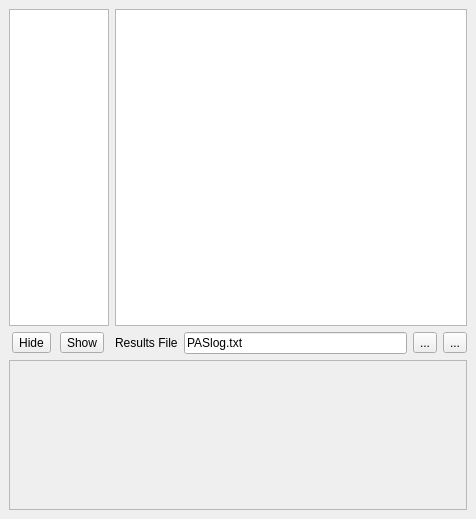
      <widget class="QWidget" name="ResultsTab" >
       <property name="geometry" >
        <rect>
         <x>0</x>
         <y>0</y>
         <width>476</width>
         <height>519</height>
        </rect>
       </property>
       <attribute name="title" >
        <string>Results</string>
       </attribute>
       <layout class="QGridLayout" >
        <property name="margin" >
         <number>9</number>
        </property>
        <property name="spacing" >
         <number>6</number>
        </property>
        <item row="1" column="0" >
         <layout class="QHBoxLayout" >
          <property name="spacing" >
           <number>6</number>
          </property>
          <property name="margin" >
           <number>0</number>
          </property>
          <item>
           <widget class="QToolButton" name="hideResultsBT" >
            <property name="text" >
             <string>Hide</string>
            </property>
           </widget>
          </item>
          <item>
           <widget class="QToolButton" name="showResultsBT" >
            <property name="text" >
             <string>Show</string>
            </property>
           </widget>
          </item>
         </layout>
        </item>
        <item row="0" column="0" >
         <widget class="QListWidget" name="resultsColumnsListWidget" >
          <property name="sizePolicy" >
           <sizepolicy vsizetype="Expanding" hsizetype="Preferred" >
            <horstretch>0</horstretch>
            <verstretch>0</verstretch>
           </sizepolicy>
          </property>
          <property name="maximumSize" >
           <size>
            <width>100</width>
            <height>16777215</height>
           </size>
          </property>
          <property name="toolTip" >
           <string>&lt;html>&lt;head>&lt;meta name="qrichtext" content="1" />&lt;style type="text/css">
p, li { white-space: pre-wrap; }
&lt;/style>&lt;/head>&lt;body style=" font-family:'MS Shell Dlg 2'; font-size:8.25pt; font-weight:400; font-style:normal; text-decoration:none;">
&lt;p style=" margin-top:0px; margin-bottom:0px; margin-left:0px; margin-right:0px; -qt-block-indent:0; text-indent:0px; font-size:8pt;">You can hide/show columns in the results table&lt;/p>
&lt;p style=" margin-top:0px; margin-bottom:0px; margin-left:0px; margin-right:0px; -qt-block-indent:0; text-indent:0px; font-size:8pt;"> (on the right) by selecting them in this list and&lt;/p>
&lt;p style=" margin-top:0px; margin-bottom:0px; margin-left:0px; margin-right:0px; -qt-block-indent:0; text-indent:0px; font-size:8pt;"> using the Hide/Show buttoms below.&lt;/p>&lt;/body>&lt;/html></string>
          </property>
          <property name="selectionMode" >
           <enum>QAbstractItemView::ExtendedSelection</enum>
          </property>
         </widget>
        </item>
        <item row="0" column="1" >
         <widget class="QTableWidget" name="resultsTable" >
          <property name="contextMenuPolicy" >
           <enum>Qt::ActionsContextMenu</enum>
          </property>
         </widget>
        </item>
        <item row="1" column="1" >
         <layout class="QHBoxLayout" >
          <property name="spacing" >
           <number>6</number>
          </property>
          <property name="margin" >
           <number>0</number>
          </property>
          <item>
           <widget class="QLabel" name="label_9" >
            <property name="text" >
             <string>Results File</string>
            </property>
           </widget>
          </item>
          <item>
           <widget class="QLineEdit" name="resultsFileLE" >
            <property name="text" >
             <string>PASlog.txt</string>
            </property>
           </widget>
          </item>
          <item>
           <widget class="QToolButton" name="resultsFileSelectBT" >
            <property name="text" >
             <string>...</string>
            </property>
           </widget>
          </item>
          <item>
           <widget class="QToolButton" name="saveResultsBT" >
            <property name="toolTip" >
             <string>&lt;html>&lt;head>&lt;meta name="qrichtext" content="1" />&lt;style type="text/css">
p, li { white-space: pre-wrap; }
&lt;/style>&lt;/head>&lt;body style=" font-family:'MS Shell Dlg 2'; font-size:8.25pt; font-weight:400; font-style:normal; text-decoration:none;">
&lt;p style=" margin-top:0px; margin-bottom:0px; margin-left:0px; margin-right:0px; -qt-block-indent:0; text-indent:0px;">Save the results table to an ASCII file.&lt;/p>&lt;/body>&lt;/html></string>
            </property>
            <property name="text" >
             <string>...</string>
            </property>
            <property name="icon" >
             <iconset resource="PAScual.qrc" >
              <normaloff>:/Icons/Icons/mine/CRfilesave.png</normaloff>:/Icons/Icons/mine/CRfilesave.png</iconset>
            </property>
           </widget>
          </item>
         </layout>
        </item>
        <item row="2" column="0" colspan="2" >
         <widget class="QFrame" name="residualsFrame" >
          <property name="sizePolicy" >
           <sizepolicy vsizetype="Preferred" hsizetype="Expanding" >
            <horstretch>0</horstretch>
            <verstretch>0</verstretch>
           </sizepolicy>
          </property>
          <property name="minimumSize" >
           <size>
            <width>400</width>
            <height>150</height>
           </size>
          </property>
          <property name="maximumSize" >
           <size>
            <width>16777215</width>
            <height>200</height>
           </size>
          </property>
          <property name="frameShape" >
           <enum>QFrame::StyledPanel</enum>
          </property>
          <property name="frameShadow" >
           <enum>QFrame::Raised</enum>
          </property>
         </widget>
        </item>
       </layout>
      </widget>
